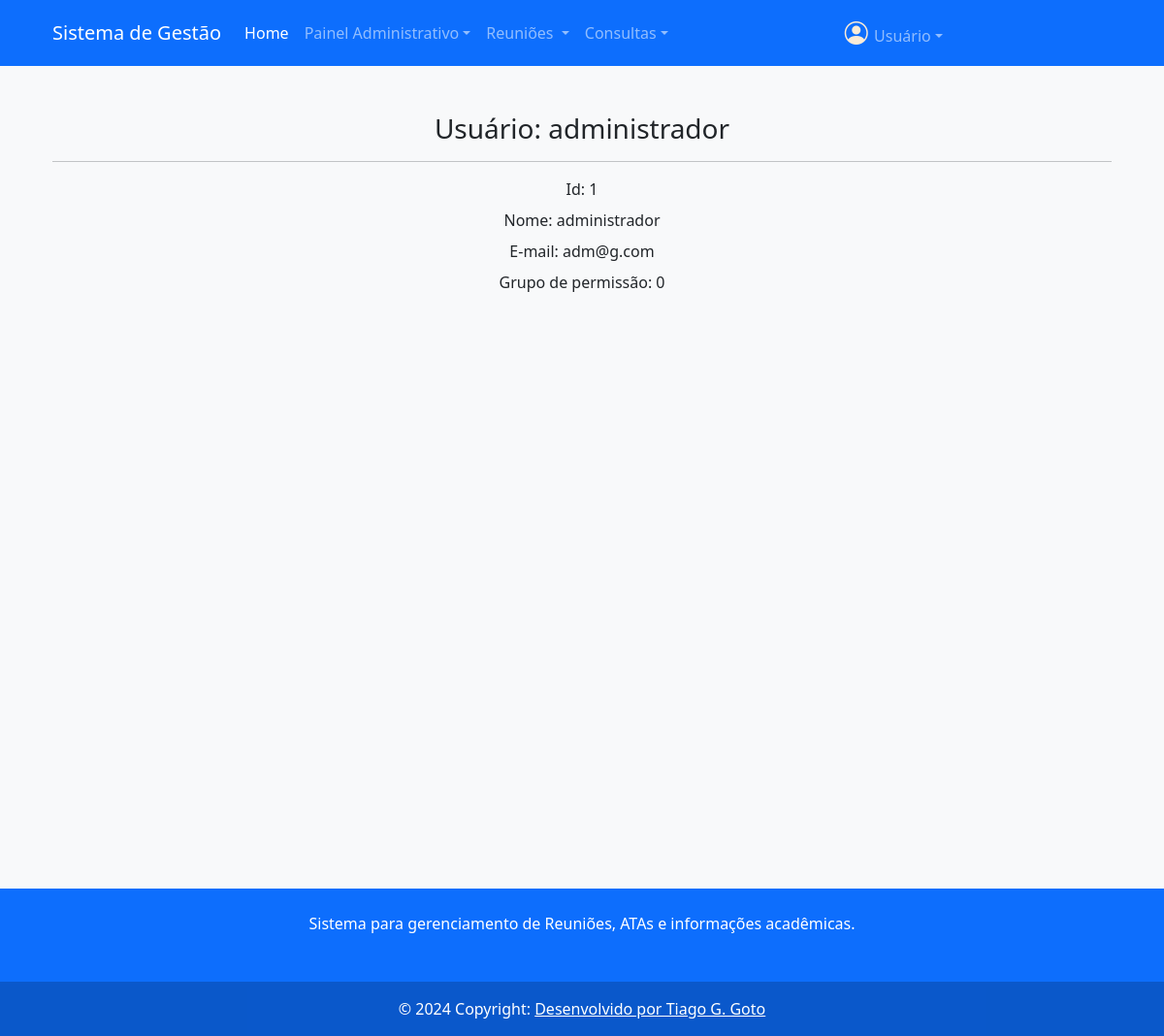
Screenshot of /users/detail (signed in) with the database file from the repository.
### src/models/entities/users.py (models this page shows, shortened)
class Users(db.Model):
    __tablename__="users"
    id = db.Column(db.Integer, primary_key=True, autoincrement=True)
    username = db.Column(db.Text, nullable=False)
    _password= db.Column(db.Text, nullable=False)
    userid = db.Column(db.Text, nullable=False, unique=True)
    useremail = db.Column(db.Text, nullable=False)
    access = db.Column(db.Integer, db.ForeignKey("permissions.id"))
    authenticated = db.Column(db.Boolean, default=False)
    isactive = db.Column(db.Boolean, default=True)
    permission = db.relationship("Permission", back_populates="user")

### src/routes/users.py (the view)
@users_route.route('/detail', methods=['GET'])
@login_required
def user_detail():
    name= current_user
    return render_template('user_detail.html', dados=name)

### src/routes/login.py (called while the page is built)
@login_manager.user_loader
def loader_user(user_id):
    return Users.query.filter_by(userid=user_id).first()

### src/templates/user_detail.html
{% extends "base.html" %}
{% block content %}
<div class="container text-center my-5">
    <h3> Usuário: {{ dados.username }}</h3>
    <hr>
    <div class="container text-left my-2">
        <p class="my-2"><span class="fw-medium">Id: </span> {{ dados.id }} </p>
        <p class="my-2"><span class="fw-medium">Nome: </span> {{ dados.username }} </p>
        <p class="my-2"><span class="fw-medium">E-mail: </span> {{ dados.useremail }} </p>
        <p class="my-2"><span class="fw-medium">Grupo de permissão: </span> {{ dados.access }} </p>
    </div>
</div>
{% endblock %}

### rows the page displays
Users: username "administrador", id "1", useremail "adm@g.com", access "0"
